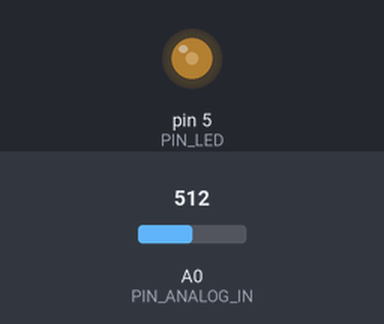
A sketch run on a simulated Arduino Uno, built with avr-gcc and run on an emulated ATmega328P. On the bench: output pins drawn as LEDs (lit = HIGH). The test bench sets the inputs (shaded band); at power-on: A0 (PIN_ANALOG_IN) = 512.

Above: at 1.2 s.
1.3 s: A0 (PIN_ANALOG_IN) set to 716
At 1.8 s:
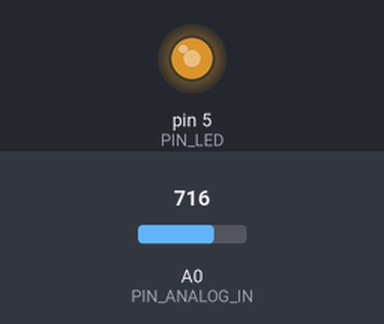
2.8 s: A0 (PIN_ANALOG_IN) set to 900
At 3.2 s:
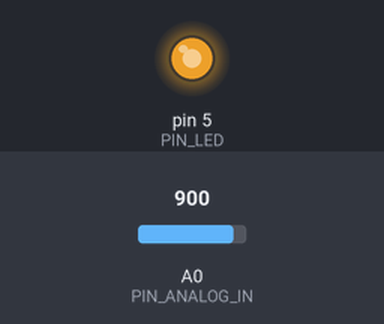
4.3 s: A0 (PIN_ANALOG_IN) set to 306
At 5.3 s:
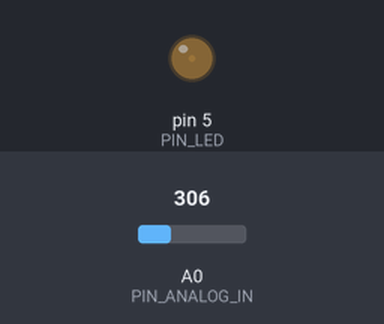
5.8 s: A0 (PIN_ANALOG_IN) set to 122
At 6.7 s:
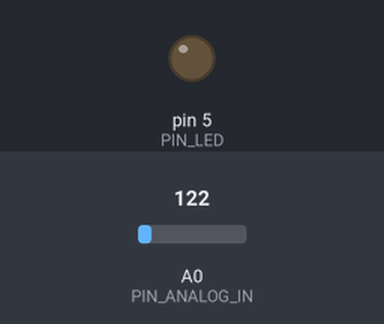
Timing chart, 0 to 8.3 s (numbered marks = the images above; inputs shaded):
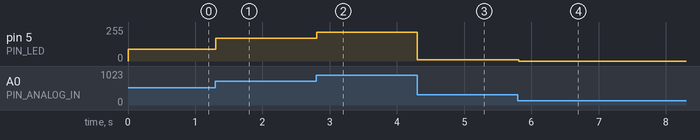

Measured:
- after the input at 1.3 s, pin 5 (PIN_LED): 90/255 → 169/255 at once
- after the input at 2.8 s, pin 5 (PIN_LED): 169/255 → 215/255 at once
- after the input at 4.3 s, pin 5 (PIN_LED): 215/255 → 8/255 at once
- after the input at 5.8 s, pin 5 (PIN_LED): 8/255 → 0/255 at once

The sketch:

Sketch_11.1_NightLamp.ino
```cpp
/**********************************************************************
  Filename    : NightLamp
  Description : Controlling the brightness of LED by photoresistor.
  Auther      : www.freenove.com
  Modification: 2022/05/11
**********************************************************************/
#define PIN_ANALOG_IN   A0
#define PIN_LED         5
#define LIGHT_MIN       301
#define LIGHT_MAX       924
void setup() {
    pinMode(PIN_LED, OUTPUT);
}

void loop() {
    int adcVal = analogRead(PIN_ANALOG_IN); //read adc
    int pwmVal = map(constrain(adcVal, LIGHT_MIN, LIGHT_MAX), LIGHT_MIN, LIGHT_MAX, 0, 1023);  // adcVal re-map to pwmVal
    analogWrite(PIN_LED, pwmVal);    // set the pulse width.
    delay(10);
}
```
